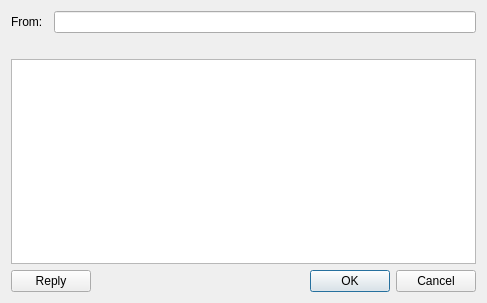
<?xml version="1.0" encoding="UTF-8"?>
<ui version="4.0">
 <class>SmsMessageBox</class>
 <widget class="QDialog" name="SmsMessageBox">
  <property name="geometry">
   <rect>
    <x>0</x>
    <y>0</y>
    <width>487</width>
    <height>303</height>
   </rect>
  </property>
  <property name="windowTitle">
   <string>New Message</string>
  </property>
  <layout class="QGridLayout" name="gridLayout">
   <item row="0" column="0">
    <widget class="QLabel" name="label">
     <property name="text">
      <string>From: </string>
     </property>
    </widget>
   </item>
   <item row="0" column="1" colspan="2">
    <widget class="QLineEdit" name="fromLineEdit"/>
   </item>
   <item row="1" column="0" colspan="3">
    <widget class="QLabel" name="timeSentLabel">
     <property name="text">
      <string/>
     </property>
    </widget>
   </item>
   <item row="2" column="0" colspan="3">
    <widget class="QTextEdit" name="messageTextEdit"/>
   </item>
   <item row="3" column="0" colspan="2">
    <widget class="QPushButton" name="replyPushButton">
     <property name="text">
      <string>Reply</string>
     </property>
    </widget>
   </item>
   <item row="3" column="2">
    <widget class="QDialogButtonBox" name="buttonBox">
     <property name="orientation">
      <enum>Qt::Horizontal</enum>
     </property>
     <property name="standardButtons">
      <set>QDialogButtonBox::Cancel|QDialogButtonBox::Ok</set>
     </property>
    </widget>
   </item>
  </layout>
 </widget>
 <resources/>
 <connections>
  <connection>
   <sender>buttonBox</sender>
   <signal>accepted()</signal>
   <receiver>SmsMessageBox</receiver>
   <slot>accept()</slot>
   <hints>
    <hint type="sourcelabel">
     <x>248</x>
     <y>254</y>
    </hint>
    <hint type="destinationlabel">
     <x>157</x>
     <y>274</y>
    </hint>
   </hints>
  </connection>
  <connection>
   <sender>buttonBox</sender>
   <signal>rejected()</signal>
   <receiver>SmsMessageBox</receiver>
   <slot>reject()</slot>
   <hints>
    <hint type="sourcelabel">
     <x>316</x>
     <y>260</y>
    </hint>
    <hint type="destinationlabel">
     <x>286</x>
     <y>274</y>
    </hint>
   </hints>
  </connection>
 </connections>
</ui>
